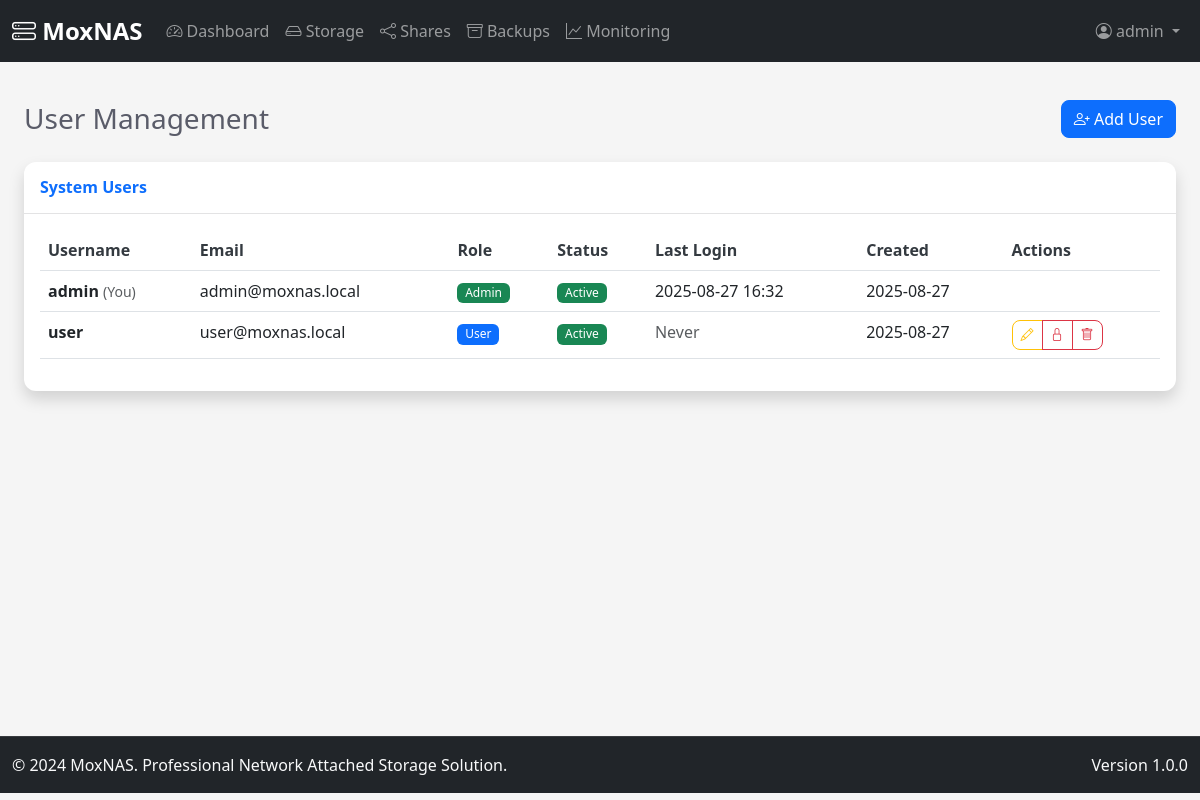
The app's page /auth/users (signed in) with its own data.
### app/models.py (models this page shows, shortened)
class User(UserMixin, db.Model):
    __tablename__ = 'users'
    id = db.Column(db.Integer, primary_key=True)
    username = db.Column(db.String(64), unique=True, nullable=False, index=True)
    email = db.Column(db.String(120), unique=True, nullable=False, index=True)
    password_hash = db.Column(db.String(255), nullable=False)
    role = db.Column(db.Enum(UserRole), nullable=False, default=UserRole.USER)
    first_name = db.Column(db.String(64))
    last_name = db.Column(db.String(64))
    failed_login_attempts = db.Column(db.Integer, default=0)
    locked_until = db.Column(db.DateTime)
    last_login = db.Column(db.DateTime)
    last_password_change = db.Column(db.DateTime, default=datetime.utcnow)
    force_password_change = db.Column(db.Boolean, default=False)
    totp_secret = db.Column(db.String(32))
    totp_enabled = db.Column(db.Boolean, default=False)
    backup_codes = db.Column(db.Text)  # JSON stored backup codes
    created_at = db.Column(db.DateTime, default=datetime.utcnow)
    created_by_id = db.Column(db.Integer, db.ForeignKey('users.id'))
    updated_at = db.Column(db.DateTime, default=datetime.utcnow, onupdate=datetime.utcnow)
    is_active = db.Column(db.Boolean, default=True)
    created_by = db.relationship('User', remote_side=[id], backref='created_users')
    shares = db.relationship('Share', backref='owner', lazy='dynamic', foreign_keys='Share.owner_id')
    backup_jobs = db.relationship('BackupJob', backref='created_by_user', lazy='dynamic')
    def is_admin(self):
        return self.role == UserRole.ADMIN

### app/auth/routes.py (the view)
@bp.route('/users')
@login_required
def users():
    if not current_user.is_admin():
        flash('Access denied. Administrator privileges required.', 'danger')
        return redirect(url_for('main.dashboard'))
    page = request.args.get('page', 1, type=int)
    users = User.query.paginate(
        page=page, per_page=20, error_out=False)
    return render_template('auth/users.html', users=users)

### app/templates/auth/users.html (shortened to what this page needs)
{% extends "base.html" %}
{% block content %}
<div class="container-fluid">
    <div class="d-sm-flex align-items-center justify-content-between mb-4">
        <h1 class="h3 mb-0 text-gray-800">User Management</h1>
        <button class="btn btn-primary" data-bs-toggle="modal" data-bs-target="#createUserModal">
            <i class="bi bi-person-plus"></i> Add User
        </button>
    </div>
    <div class="row">
        <div class="col-12">
            <div class="card shadow">
                <div class="card-header py-3">
                    <h6 class="m-0 font-weight-bold text-primary">System Users</h6>
                </div>
                <div class="card-body">
                    {% if users.items %}
                        <div class="table-responsive">
                            <table class="table table-hover">
                                <thead>
                                    <tr>
                                        <th>Username</th>
                                        <th>Email</th>
                                        <th>Role</th>
                                        <th>Status</th>
                                        <th>Last Login</th>
                                        <th>Created</th>
                                        <th>Actions</th>
                                    </tr>
                                </thead>
                                <tbody>
                                    {% for user in users.items %}
                                    <tr>
                                        <td>
                                            <strong>{{ user.username }}</strong>
                                            {% if user.id == current_user.id %}
                                                <small class="text-muted">(You)</small>
                                            {% endif %}
                                        </td>
                                        <td>{{ user.email }}</td>
                                        <td>
                                            <span class="badge bg-{{ 'success' if user.role.value == 'admin' else 'primary' }}">
                                                {{ user.role.value.title() }}
                                            </span>
                                        </td>
                                        <td>
                                            <span class="badge bg-{{ 'success' if user.is_active else 'danger' }}">
                                                {{ 'Active' if user.is_active else 'Inactive' }}
                                            </span>
                                        </td>
                                        <td>
                                            {% if user.last_login %}
                                                {{ user.last_login.strftime('%Y-%m-%d %H:%M') }}
                                            {% else %}
                                                <span class="text-muted">Never</span>
                                            {% endif %}
                                        </td>
                                        <td>{{ user.created_at.strftime('%Y-%m-%d') if user.created_at else 'Unknown' }}</td>
                                        <td>
                                            <div class="btn-group" role="group">
                                                {% if user.id != current_user.id %}
                                                <button type="button" class="btn btn-sm btn-outline-warning"
                                                        onclick="editUser({{ user.id }})">
                                                    <i class="bi bi-pencil"></i>
                                                </button>
                                                <button type="button" class="btn btn-sm btn-outline-{{ 'danger' if user.is_active else 'success' }}"
                                                        onclick="toggleUserStatus({{ user.id }}, {{ user.is_active|lower }})">
                                                    <i class="bi bi-{{ 'lock' if user.is_active else 'unlock' }}"></i>
                                                </button>
                                                {% if not user.is_admin() %}
                                                <button type="button" class="btn btn-sm btn-outline-danger"
                                                        onclick="deleteUser({{ user.id }}, '{{ user.username }}')">
                                                    <i class="bi bi-trash"></i>
                                                </button>
                                                {% endif %}
                                                {% endif %}
                                            </div>
                                        </td>
                                    </tr>
                                    {% endfor %}
                                </tbody>
                            </table>
                        </div>
                    {% else %}
                        <div class="text-center py-5">
                            <i class="bi bi-people display-1 text-muted"></i>
                            <h4 class="mt-3 text-muted">No users found</h4>
                            <p class="text-muted">Create your first user account.</p>
                        </div>
                    {% endif %}
                </div>
            </div>
        </div>
    </div>
</div>
{% endblock %}

### app/templates/base.html (shortened to what this page needs)
<!DOCTYPE html>
<html lang="en">
<head>
    <link href="https://cdn.jsdelivr.net/npm/bootstrap@5.3.0/dist/css/bootstrap.min.css" rel="stylesheet">
    <link href="https://cdn.jsdelivr.net/npm/bootstrap-icons@1.10.0/font/bootstrap-icons.css" rel="stylesheet">
    <link href="{{ url_for('static', filename='css/style.css') }}" rel="stylesheet">
</head>
<body>
    <nav class="navbar navbar-expand-lg navbar-dark bg-dark fixed-top">
        <div class="container-fluid">
            <a class="navbar-brand" href="{{ url_for('main.dashboard') }}">
                <i class="bi bi-hdd-stack"></i> MoxNAS
            </a>
            <div class="collapse navbar-collapse" id="navbarNav">
                {% if current_user.is_authenticated %}
                <ul class="navbar-nav me-auto">
                    <li class="nav-item">
                        <a class="nav-link" href="{{ url_for('main.dashboard') }}">
                            <i class="bi bi-speedometer2"></i> Dashboard
                        </a>
                    </li>
                    <li class="nav-item">
                        <a class="nav-link" href="{{ url_for('storage.index') }}">
                            <i class="bi bi-hdd"></i> Storage
                        </a>
                    </li>
                    <li class="nav-item">
                        <a class="nav-link" href="{{ url_for('shares.index') }}">
                            <i class="bi bi-share"></i> Shares
                        </a>
                    </li>
                    <li class="nav-item">
                        <a class="nav-link" href="{{ url_for('backups.index') }}">
                            <i class="bi bi-archive"></i> Backups
                        </a>
                    </li>
                    <li class="nav-item">
                        <a class="nav-link" href="{{ url_for('monitoring.index') }}">
                            <i class="bi bi-graph-up"></i> Monitoring
                        </a>
                    </li>
                </ul>
                <ul class="navbar-nav">
                    <li class="nav-item dropdown">
                        <a class="nav-link dropdown-toggle" href="#" id="userDropdown" role="button" data-bs-toggle="dropdown">
                            <i class="bi bi-person-circle"></i> {{ current_user.username }}
                        </a>
                    </li>
                </ul>
                {% endif %}
            </div>
        </div>
    </nav>
    <main class="main-content">
        <div class="container-fluid py-4">
            {% block content %}{% endblock %}
        </div>
    </main>
    <footer class="footer bg-dark text-light py-3 mt-auto">
        <div class="container-fluid">
            <div class="row">
                <div class="col-md-6">
                    <span>&copy; 2024 MoxNAS. Professional Network Attached Storage Solution.</span>
                </div>
                <div class="col-md-6 text-end">
                    <span>Version 1.0.0</span>
                </div>
            </div>
        </div>
    </footer>
</body>
</html>

### app/static/css/style.css (style rules this page uses)
:root { --moxnas-primary: #007bff; --moxnas-secondary: #6c757d; --moxnas-success: #28a745; --moxnas-warning: #ffc107; --moxnas-danger: #dc3545; --moxnas-info: #17a2b8; --moxnas-dark: #343a40; --moxnas-light: #f8f9fa; }
body { font-family: 'Segoe UI', Tahoma, Geneva, Verdana, sans-serif; background-color: #f5f5f5; padding-top: 76px; }
.navbar-brand { font-weight: bold; font-size: 1.5rem; }
.navbar-nav .nav-link { font-weight: 500; }
.main-content { min-height: calc(100vh - 140px); padding-bottom: 2rem; }
.card { border: 0; border-radius: 0.75rem; box-shadow: 0 0.15rem 1.75rem 0 rgba(33, 40, 50, 0.15); }
.card-header { background-color: transparent; border-bottom: 1px solid rgba(33, 37, 41, 0.125); font-weight: 600; }
.table { background-color: white; }
.table th { font-weight: 600; border-top: none; color: var(--moxnas-dark); }
.badge { font-size: 0.75em; font-weight: 500; }
.btn { font-weight: 500; border-radius: 0.5rem; }
.btn-sm { font-size: 0.8125rem; }
.footer { margin-top: auto; border-top: 1px solid rgba(255, 255, 255, 0.1); }
.text-gray-800 { color: #5a5c69 !important; }
.font-weight-bold { font-weight: 700 !important; }

### records on screen
User: username "admin", shows "(You)", email "admin@moxnas.local", role.value "Admin", is_active "Active", last_login "2025-08-27 16:32", created_at "2025-08-27"
User: username "user", email "user@moxnas.local", role.value "User", is_active "Active", shows "Never", created_at "2025-08-27"
